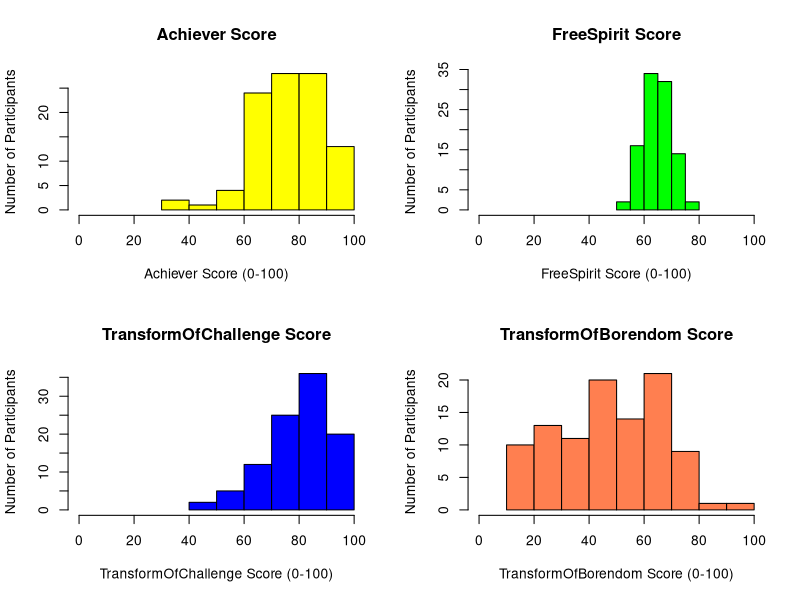
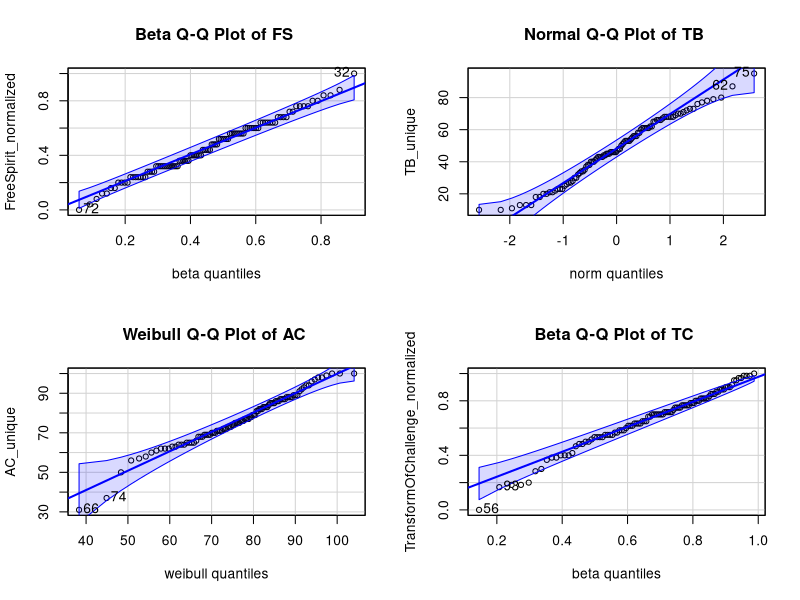
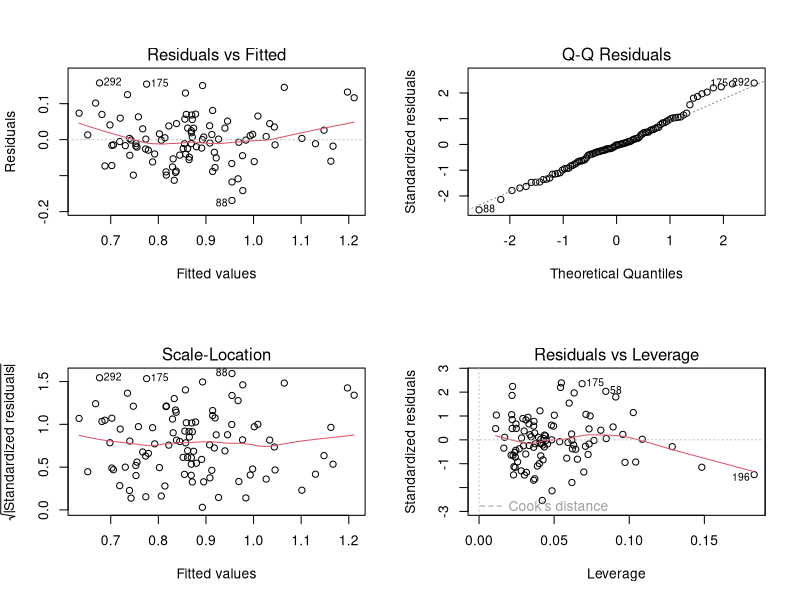
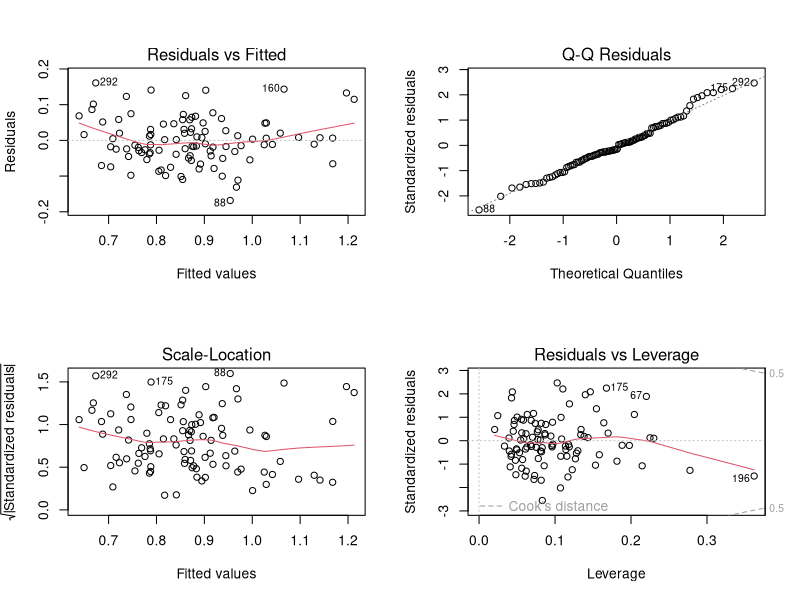
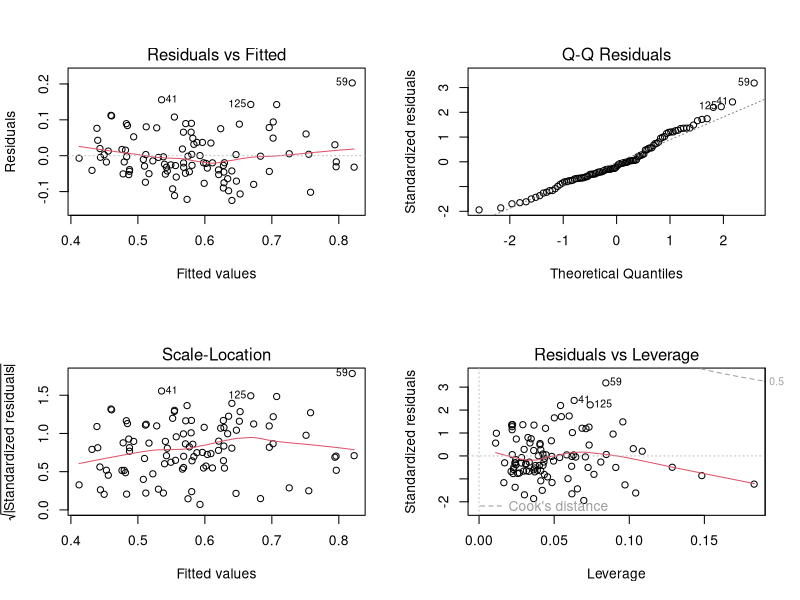
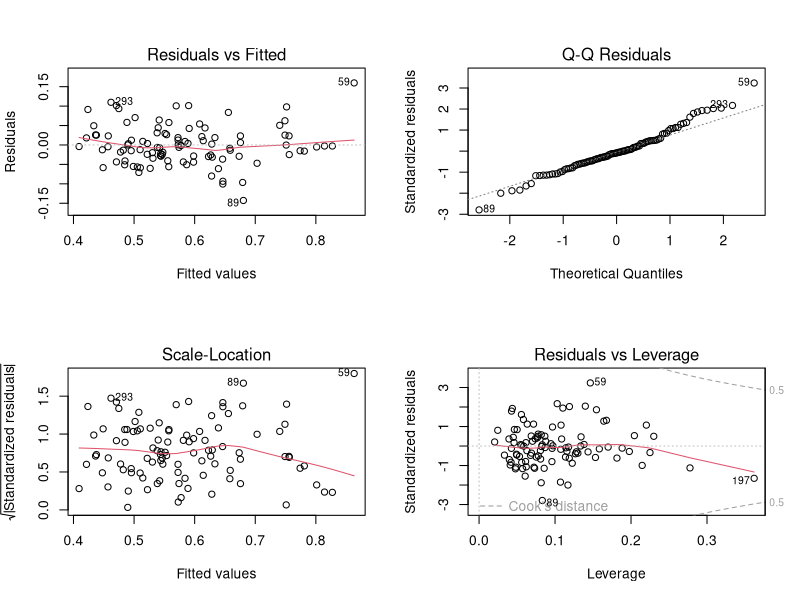
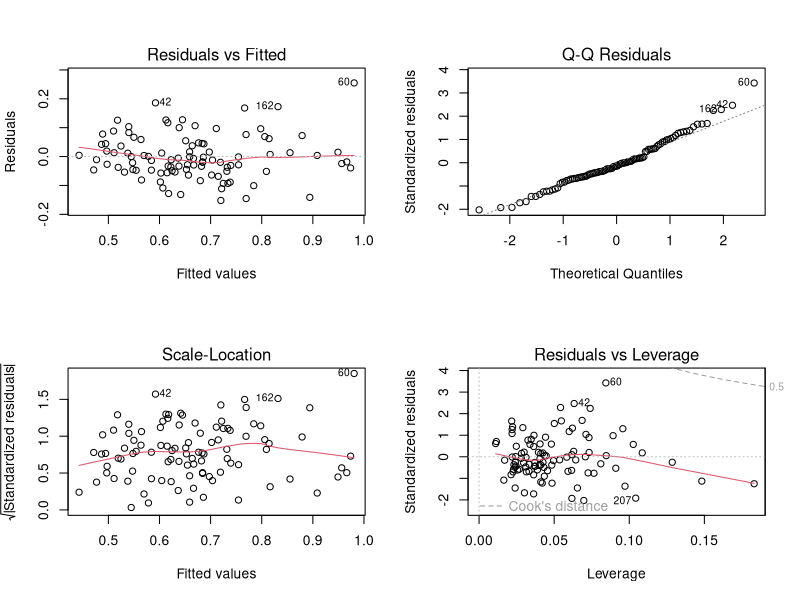
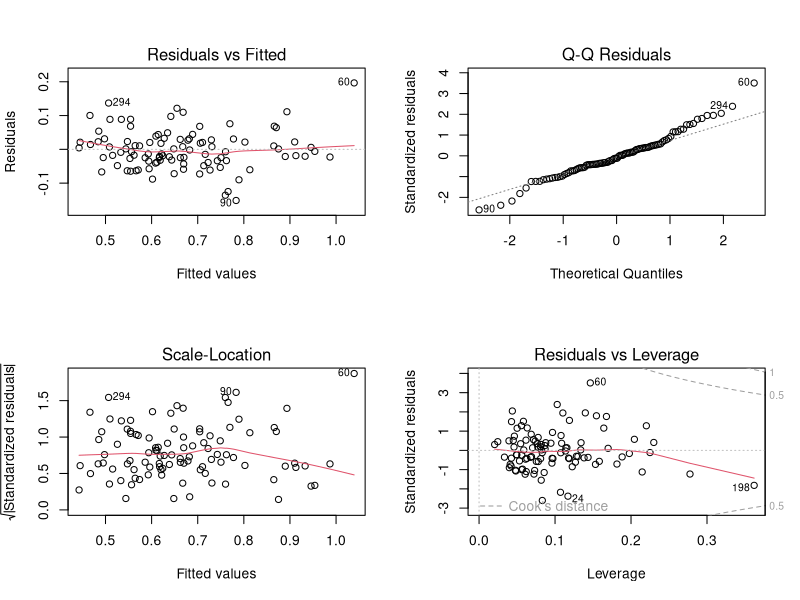

Source code (R) for these figures, in order:
options(repos = c(CRAN = "https://cloud.r-project.org"))

install.packages("carData")
install.packages("car")
install.packages("MASS")
install.packages("fitdistrplus")
install.packages("pwr")

library("carData")
library("MASS")
library("fitdistrplus")
library("car")
library("pwr")

d<-read.csv("dataset.csv", header=TRUE)


par(mfrow= c(2,2))
unique_personality <- aggregate(. ~ ParticipantID, 
                                data = d[, c("ParticipantID", "Achiever", "FreeSpirit", 
                                             "TransformOfChallenge", "TransformOfBorendom")],
                                FUN = function(x) x[1])

# Step 3: Histograms with proper scaling
par(mfrow = c(2,2))
for(i in 1:4) {
  trait <- c("Achiever", "FreeSpirit", "TransformOfChallenge", "TransformOfBorendom")[i]
  colors <- c("yellow", "green", "blue", "coral")[i]
  
  hist(unique_personality[[trait]], 
       col = colors, 
       main = paste(trait, "Score"),
       xlab = paste(trait, "Score (0-100)"),
       ylab = "Number of Participants",
       breaks = 8,
       xlim = c(0, 100))
}
par(mfrow = c(2,2))

FS_unique <- unique_personality$FreeSpirit
AC_unique <- unique_personality$Achiever
TC_unique <- unique_personality$TransformOfChallenge
TB_unique <- unique_personality$TransformOfBorendom

FreeSpirit_normalized <- (FS_unique - min(FS_unique)) / (max(FS_unique) - min(FS_unique))
beta1 <- fitdist(FreeSpirit_normalized, "beta")
qqPlot(FreeSpirit_normalized, distribution = "beta",
       shape1 = beta1$estimate["shape1"],
       shape2 = beta1$estimate["shape2"],
       main = "Beta Q-Q Plot of FS ")
print(beta1)

normal <- fitdist(TB_unique, "norm")
qqPlot(TB_unique, distribution = "norm",
       main = "Normal Q-Q Plot of TB ")
print(normal)


weibull1<- fitdist(AC_unique, "weibull")
qqPlot(AC_unique, distribution = "weibull", 
       shape = weibull1$estimate["shape"],
       scale = weibull1$estimate["scale"],
       main = "Weibull Q-Q Plot of AC ")
print(weibull1)

TransformOfChallenge_normalized <- (TC_unique - min(TC_unique)) / (max(TC_unique) - min(TC_unique))
beta2 <- fitdist(TransformOfChallenge_normalized, "beta")
qqPlot(TransformOfChallenge_normalized, distribution = "beta", 
       shape1 = beta2$estimate["shape1"],
       shape2 = beta2$estimate["shape2"],
       main = "Beta Q-Q Plot of TC ")
print(beta2)

ks_fs <- ks.test(FreeSpirit_normalized, "pbeta", 
                 shape1 = beta1$estimate["shape1"], 
                 shape2 = beta1$estimate["shape2"])
cat("\nKolmogorov-Smirnov test for FreeSpirit (Unique Values):\n")
print(ks_fs)

ks_tb <- ks.test(TB_unique, "pnorm", 
                 mean = normal$estimate["mean"], 
                 sd = normal$estimate["sd"])
cat("Kolmogorov-Smirnov test for TransformOfBorendom (normal, Unique Values):\n")
print(ks_tb)

weibull1<-fitdist(AC_unique, "weibull")
ks_ac <- ks.test(AC_unique, "pweibull", 
                 shape = weibull1$estimate["shape"], 
                 scale = weibull1$estimate["scale"])
cat("Kolmogorov-Smirnov test for Achiever (Weibull, Unique Values):\n")
print(ks_ac)

ks_tc <- ks.test(TransformOfChallenge_normalized, "pbeta",
                 shape1 = beta2$estimate["shape1"],
                 shape2 = beta2$estimate["shape2"])
cat("Kolmogorov-Smirnov test for TransformOfChallenge (beta, Unique Values):\n")
print(ks_tc)

results <- data.frame()
for(participant in unique(d$ParticipantID)) {
  for(stage in c("BL", "STR", "LTR")) {
    data_subset <- d[d$ParticipantID == participant & d$Stage == stage, ]
    
    ave_error <- mean(data_subset$AbsError)
    
    results <- rbind(results, data.frame(
      ParticipantID = participant,
      Group = data_subset$Group[1],
      Stage = stage,
      AveAbsError = ave_error
    ))
  }
}

wide_data <- data.frame()
for(participant in unique(results$ParticipantID)) {
  data_subset <- results[results$ParticipantID == participant, ]
  wide_data <- rbind(wide_data, data.frame(
    ParticipantID = participant,
    Group = data_subset$Group[1],
    BL = data_subset$AveAbsError[data_subset$Stage == "BL"],
    STR = data_subset$AveAbsError[data_subset$Stage == "STR"],
    LTR = data_subset$AveAbsError[data_subset$Stage == "LTR"]
  ))
}

cat(mean(wide_data$BL))
cat(mean(wide_data$STR))
cat(mean(wide_data$LTR))
wide_data$Learn_STR <- wide_data$BL - wide_data$STR
wide_data$Learn_LTR <- wide_data$BL - wide_data$LTR

cat("Group differences:\n")
cat("BL p-value:", t.test(wide_data$BL[wide_data$Group == "C"], wide_data$BL[wide_data$Group == "E"])$p.value, "\n")
cat("STR p-value:", t.test(wide_data$STR[wide_data$Group == "C"], wide_data$STR[wide_data$Group == "E"])$p.value, "\n")
cat("LTR p-value:", t.test(wide_data$LTR[wide_data$Group == "C"], wide_data$LTR[wide_data$Group == "E"])$p.value, "\n")

cat("\nDid error reduce?\n")
cat("BL vs STR p-value:", t.test(wide_data$BL, wide_data$STR, paired = TRUE)$p.value, "\n")
cat("BL vs LTR p-value:", t.test(wide_data$BL, wide_data$LTR, paired = TRUE)$p.value, "\n")

cat("\nLearning between groups:\n")
cat("STR learning p-value:", t.test(wide_data$Learn_STR[wide_data$Group == "C"], wide_data$Learn_STR[wide_data$Group == "E"])$p.value, "\n")
cat("LTR learning p-value:", t.test(wide_data$Learn_LTR[wide_data$Group == "C"], wide_data$Learn_LTR[wide_data$Group == "E"])$p.value, "\n")

print(mean(wide_data$Learn_STR[wide_data$Group == "C"]))
print(mean(wide_data$Learn_STR[wide_data$Group == "E"]))
print(mean(wide_data$Learn_LTR[wide_data$Group == "C"]))
print(mean(wide_data$Learn_LTR[wide_data$Group == "E"]))

results <- data.frame()
for(participant in unique(d$ParticipantID)) {
  for(stage in c("BL", "STR", "LTR")) {
    data_subset <- d[d$ParticipantID == participant & d$Stage == stage, ]
    ave_error <- mean(data_subset$AbsError)
    
    AC <- unique(d$Achiever[d$ParticipantID == participant])[1]
    FS <- unique(d$FreeSpirit[d$ParticipantID == participant])[1]
    TC <- unique(d$TransformOfChallenge[d$ParticipantID == participant])[1]
    TB <- unique(d$TransformOfBorendom[d$ParticipantID == participant])[1]
    Group <- unique(d$Group[d$ParticipantID == participant])[1]
    
    results <- rbind(results, data.frame(
      ParticipantID = participant,
      Group = Group,
      Stage = stage,
      AveAbsError = ave_error,
      AC = AC, FS = FS, TC = TC, TB = TB
    ))
  }
}

for(stage in c("BL", "STR", "LTR")) {
  stage_data <- results[results$Stage == stage, ]
  model1 <- lm(AveAbsError ~ AC + FS + TC + TB, data = stage_data)
  plot(model1)
  
  stage_data$GroupE <- ifelse(stage_data$Group == "E", 1, 0)
  model2 <- lm(AveAbsError ~ AC + FS + TC + TB + 
  GroupE + GroupE:AC + GroupE:FS + GroupE:TC + GroupE:TB, 
           data = stage_data)
  plot(model2)
  print(summary(model2))
}

required_sample <- pwr.t.test(power = 0.80,
                              d = 0.6,  
                              sig.level = 0.05,
                              type = "two.sample")

cat("Required sample size for 80% power:\n")
cat(ceiling(required_sample$n), "participants PER GROUP\n")
cat("Total:", ceiling(required_sample$n) * 2, "participants\n")

cat("Control participants:", sum(wide_data$Group == "C"), "\n")
cat("Experimental participants:", sum(wide_data$Group == "E"), "\n")

quick_power <- pwr.t.test(n = sum(wide_data$Group=="C"),  
                          d = 0.6,  
                          sig.level = 0.05,
                          type = "two.sample")

cat("Current power with 50 participants per group:", round(quick_power$power * 100, 1), "%\n")
